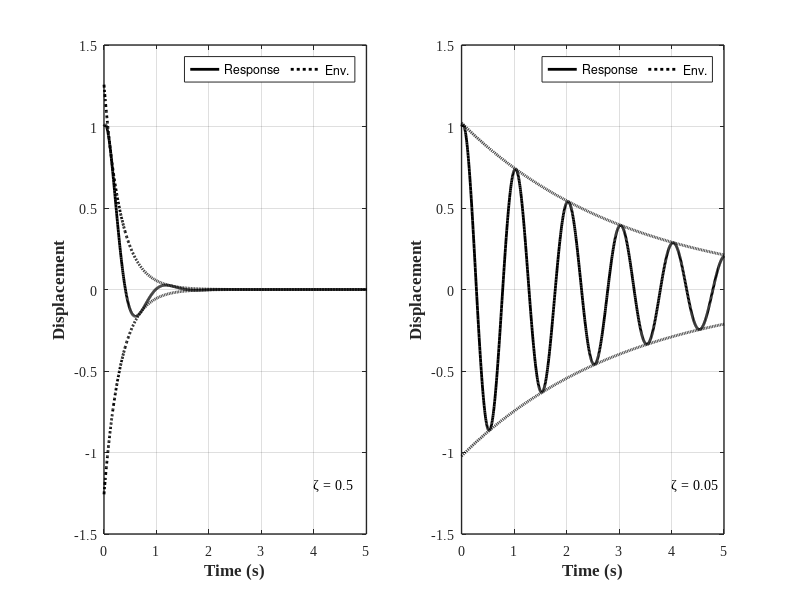

MATLAB code to generate this figure:
%% Example 2-11: Plot The Response Envelope Curve

clear; close all; clc;
%% Parameters
v0    = 1;
vdot0 = 1;
T     = 1;
omega = 2*pi/T;
t     = linspace(0,5,1000);

%% Calculate the Response & Plot
figure(1); set(figure(1), 'Position', [200   100   883   300])

i = 0;
for zeta  = [0.05, 0.5]
   
    i = i+1;
    omegad= omega*sqrt(1-zeta^2);
    arg1  = exp(-zeta*omega*t);
    
    R   = sqrt(((vdot0+v0*zeta*omega)/omegad)^2 + v0^2);
    phi = atan((vdot0+v0*zeta*omega)/(omegad*v0));
    
    Env = R.*arg1;                  % use dot product
    v   = Env.*cos(omegad*t-phi);   % use dot product

    % Subplots
    subplot(1,2,3-i)
        hold on; grid on; box on;
        plot(t,v,'-k','LineWidth',2);
        plot(t,+Env,':k','LineWidth',2);
        plot(t,-Env,':k','LineWidth',2);

        set(gca, 'LineWidth',1, 'FontWeight','normal', 'FontName','Times New Roman', 'FontSize',10)               
        xlabel('Time (s)', 'fontsize',12, 'fontname','Times New Roman','FontWeight','Bold')
        ylabel('Displacement', 'fontsize',12, 'fontname','Times New Roman','FontWeight','Bold')
        legend({'Response';'Env.'},'location','northeast', 'orientation','horizontal')

        Y = ylim; X = xlim;
        text(0.8*X(2), .8*Y(1),['\zeta = ',num2str(zeta)], 'FontWeight','normal', 'FontName','Times New Roman', 'FontSize',10)
end

%% Print
print('EX_2_11','-dpng')
